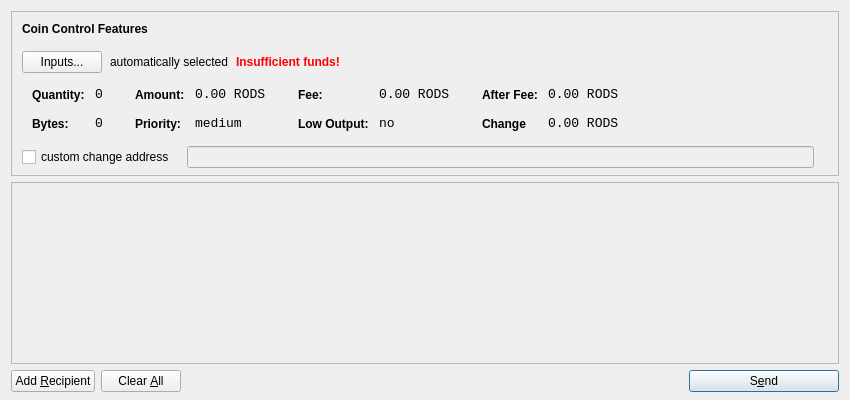
<?xml version="1.0" encoding="UTF-8"?>
<ui version="4.0">
 <class>SendCoinsDialog</class>
 <widget class="QDialog" name="SendCoinsDialog">
  <property name="geometry">
   <rect>
    <x>0</x>
    <y>0</y>
    <width>850</width>
    <height>400</height>
   </rect>
  </property>
  <property name="windowTitle">
   <string>Send Coins</string>
  </property>
  <property name="autoFillBackground">
   <bool>true</bool>
  </property>
  <property name="locale">
   <locale language="English" country="UnitedStates"/>
  </property>
  <layout class="QVBoxLayout" name="verticalLayout" stretch="0,1,0">
   <property name="bottomMargin">
    <number>8</number>
   </property>
   <item>
    <widget class="QFrame" name="frameCoinControl">
     <property name="sizePolicy">
      <sizepolicy hsizetype="Expanding" vsizetype="Expanding">
       <horstretch>0</horstretch>
       <verstretch>0</verstretch>
      </sizepolicy>
     </property>
     <property name="maximumSize">
      <size>
       <width>16777215</width>
       <height>16777215</height>
      </size>
     </property>
     <property name="frameShape">
      <enum>QFrame::StyledPanel</enum>
     </property>
     <property name="frameShadow">
      <enum>QFrame::Sunken</enum>
     </property>
     <layout class="QVBoxLayout" name="verticalLayoutCoinControl2">
      <property name="spacing">
       <number>6</number>
      </property>
      <property name="leftMargin">
       <number>0</number>
      </property>
      <property name="topMargin">
       <number>0</number>
      </property>
      <property name="rightMargin">
       <number>0</number>
      </property>
      <property name="bottomMargin">
       <number>6</number>
      </property>
      <item>
       <layout class="QVBoxLayout" name="verticalLayoutCoinControl" stretch="0,0,0,0,1">
        <property name="spacing">
         <number>0</number>
        </property>
        <property name="leftMargin">
         <number>10</number>
        </property>
        <property name="topMargin">
         <number>10</number>
        </property>
        <item>
         <layout class="QHBoxLayout" name="horizontalLayoutCoinControl1">
          <property name="bottomMargin">
           <number>15</number>
          </property>
          <item>
           <widget class="QLabel" name="labelCoinControlFeatures">
            <property name="sizePolicy">
             <sizepolicy hsizetype="Preferred" vsizetype="Maximum">
              <horstretch>0</horstretch>
              <verstretch>0</verstretch>
             </sizepolicy>
            </property>
            <property name="font">
             <font>
              <weight>75</weight>
              <bold>true</bold>
             </font>
            </property>
            <property name="styleSheet">
             <string notr="true">font-weight:bold;</string>
            </property>
            <property name="text">
             <string>Coin Control Features</string>
            </property>
           </widget>
          </item>
         </layout>
        </item>
        <item>
         <layout class="QHBoxLayout" name="horizontalLayoutCoinControl2" stretch="0,0,0,0">
          <property name="spacing">
           <number>8</number>
          </property>
          <property name="bottomMargin">
           <number>10</number>
          </property>
          <item>
           <widget class="QPushButton" name="pushButtonCoinControl">
            <property name="styleSheet">
             <string notr="true"/>
            </property>
            <property name="text">
             <string>Inputs...</string>
            </property>
           </widget>
          </item>
          <item>
           <widget class="QLabel" name="labelCoinControlAutomaticallySelected">
            <property name="text">
             <string>automatically selected</string>
            </property>
            <property name="margin">
             <number>5</number>
            </property>
           </widget>
          </item>
          <item>
           <widget class="QLabel" name="labelCoinControlInsuffFunds">
            <property name="font">
             <font>
              <weight>75</weight>
              <bold>true</bold>
             </font>
            </property>
            <property name="styleSheet">
             <string notr="true">color:red;font-weight:bold;</string>
            </property>
            <property name="text">
             <string>Insufficient funds!</string>
            </property>
            <property name="margin">
             <number>5</number>
            </property>
           </widget>
          </item>
          <item>
           <spacer name="horizontalSpacerCoinControl">
            <property name="orientation">
             <enum>Qt::Horizontal</enum>
            </property>
            <property name="sizeHint" stdset="0">
             <size>
              <width>40</width>
              <height>1</height>
             </size>
            </property>
           </spacer>
          </item>
         </layout>
        </item>
        <item>
         <widget class="QWidget" name="widgetCoinControl" native="true">
          <property name="sizePolicy">
           <sizepolicy hsizetype="Preferred" vsizetype="Preferred">
            <horstretch>0</horstretch>
            <verstretch>0</verstretch>
           </sizepolicy>
          </property>
          <property name="minimumSize">
           <size>
            <width>0</width>
            <height>0</height>
           </size>
          </property>
          <property name="styleSheet">
           <string notr="true"/>
          </property>
          <layout class="QHBoxLayout" name="horizontalLayoutCoinControl5">
           <property name="leftMargin">
            <number>0</number>
           </property>
           <property name="topMargin">
            <number>0</number>
           </property>
           <property name="rightMargin">
            <number>0</number>
           </property>
           <property name="bottomMargin">
            <number>0</number>
           </property>
           <item>
            <layout class="QHBoxLayout" name="horizontalLayoutCoinControl3" stretch="0,0,0,1">
             <property name="spacing">
              <number>20</number>
             </property>
             <property name="topMargin">
              <number>0</number>
             </property>
             <property name="bottomMargin">
              <number>10</number>
             </property>
             <item>
              <layout class="QFormLayout" name="formLayoutCoinControl1">
               <property name="horizontalSpacing">
                <number>10</number>
               </property>
               <property name="verticalSpacing">
                <number>14</number>
               </property>
               <property name="leftMargin">
                <number>10</number>
               </property>
               <property name="topMargin">
                <number>4</number>
               </property>
               <property name="rightMargin">
                <number>6</number>
               </property>
               <item row="0" column="0">
                <widget class="QLabel" name="labelCoinControlQuantityText">
                 <property name="styleSheet">
                  <string notr="true">font-weight:bold;</string>
                 </property>
                 <property name="text">
                  <string>Quantity:</string>
                 </property>
                 <property name="margin">
                  <number>0</number>
                 </property>
                </widget>
               </item>
               <item row="0" column="1">
                <widget class="QLabel" name="labelCoinControlQuantity">
                 <property name="font">
                  <font>
                   <family>Monospace</family>
                   <pointsize>10</pointsize>
                  </font>
                 </property>
                 <property name="cursor">
                  <cursorShape>IBeamCursor</cursorShape>
                 </property>
                 <property name="contextMenuPolicy">
                  <enum>Qt::ActionsContextMenu</enum>
                 </property>
                 <property name="text">
                  <string>0</string>
                 </property>
                 <property name="margin">
                  <number>0</number>
                 </property>
                 <property name="textInteractionFlags">
                  <set>Qt::LinksAccessibleByMouse|Qt::TextSelectableByKeyboard|Qt::TextSelectableByMouse</set>
                 </property>
                </widget>
               </item>
               <item row="1" column="0">
                <widget class="QLabel" name="labelCoinControlBytesText">
                 <property name="styleSheet">
                  <string notr="true">font-weight:bold;</string>
                 </property>
                 <property name="text">
                  <string>Bytes:</string>
                 </property>
                </widget>
               </item>
               <item row="1" column="1">
                <widget class="QLabel" name="labelCoinControlBytes">
                 <property name="font">
                  <font>
                   <family>Monospace</family>
                   <pointsize>10</pointsize>
                  </font>
                 </property>
                 <property name="cursor">
                  <cursorShape>IBeamCursor</cursorShape>
                 </property>
                 <property name="contextMenuPolicy">
                  <enum>Qt::ActionsContextMenu</enum>
                 </property>
                 <property name="text">
                  <string>0</string>
                 </property>
                 <property name="textInteractionFlags">
                  <set>Qt::LinksAccessibleByMouse|Qt::TextSelectableByKeyboard|Qt::TextSelectableByMouse</set>
                 </property>
                </widget>
               </item>
              </layout>
             </item>
             <item>
              <layout class="QFormLayout" name="formLayoutCoinControl2">
               <property name="horizontalSpacing">
                <number>10</number>
               </property>
               <property name="verticalSpacing">
                <number>14</number>
               </property>
               <property name="leftMargin">
                <number>6</number>
               </property>
               <property name="topMargin">
                <number>4</number>
               </property>
               <property name="rightMargin">
                <number>6</number>
               </property>
               <item row="0" column="0">
                <widget class="QLabel" name="labelCoinControlAmountText">
                 <property name="styleSheet">
                  <string notr="true">font-weight:bold;</string>
                 </property>
                 <property name="text">
                  <string>Amount:</string>
                 </property>
                 <property name="margin">
                  <number>0</number>
                 </property>
                </widget>
               </item>
               <item row="0" column="1">
                <widget class="QLabel" name="labelCoinControlAmount">
                 <property name="font">
                  <font>
                   <family>Monospace</family>
                   <pointsize>10</pointsize>
                  </font>
                 </property>
                 <property name="cursor">
                  <cursorShape>IBeamCursor</cursorShape>
                 </property>
                 <property name="contextMenuPolicy">
                  <enum>Qt::ActionsContextMenu</enum>
                 </property>
                 <property name="text">
                  <string>0.00 RODS</string>
                 </property>
                 <property name="textInteractionFlags">
                  <set>Qt::LinksAccessibleByMouse|Qt::TextSelectableByKeyboard|Qt::TextSelectableByMouse</set>
                 </property>
                </widget>
               </item>
               <item row="1" column="0">
                <widget class="QLabel" name="labelCoinControlPriorityText">
                 <property name="styleSheet">
                  <string notr="true">font-weight:bold;</string>
                 </property>
                 <property name="text">
                  <string>Priority:</string>
                 </property>
                </widget>
               </item>
               <item row="1" column="1">
                <widget class="QLabel" name="labelCoinControlPriority">
                 <property name="font">
                  <font>
                   <family>Monospace</family>
                   <pointsize>10</pointsize>
                  </font>
                 </property>
                 <property name="cursor">
                  <cursorShape>IBeamCursor</cursorShape>
                 </property>
                 <property name="contextMenuPolicy">
                  <enum>Qt::ActionsContextMenu</enum>
                 </property>
                 <property name="text">
                  <string>medium</string>
                 </property>
                 <property name="textInteractionFlags">
                  <set>Qt::LinksAccessibleByMouse|Qt::TextSelectableByKeyboard|Qt::TextSelectableByMouse</set>
                 </property>
                </widget>
               </item>
              </layout>
             </item>
             <item>
              <layout class="QFormLayout" name="formLayoutCoinControl3">
               <property name="horizontalSpacing">
                <number>10</number>
               </property>
               <property name="verticalSpacing">
                <number>14</number>
               </property>
               <property name="leftMargin">
                <number>6</number>
               </property>
               <property name="topMargin">
                <number>4</number>
               </property>
               <property name="rightMargin">
                <number>6</number>
               </property>
               <item row="0" column="0">
                <widget class="QLabel" name="labelCoinControlFeeText">
                 <property name="styleSheet">
                  <string notr="true">font-weight:bold;</string>
                 </property>
                 <property name="text">
                  <string>Fee:</string>
                 </property>
                 <property name="margin">
                  <number>0</number>
                 </property>
                </widget>
               </item>
               <item row="0" column="1">
                <widget class="QLabel" name="labelCoinControlFee">
                 <property name="font">
                  <font>
                   <family>Monospace</family>
                   <pointsize>10</pointsize>
                  </font>
                 </property>
                 <property name="cursor">
                  <cursorShape>IBeamCursor</cursorShape>
                 </property>
                 <property name="contextMenuPolicy">
                  <enum>Qt::ActionsContextMenu</enum>
                 </property>
                 <property name="text">
                  <string>0.00 RODS</string>
                 </property>
                 <property name="textInteractionFlags">
                  <set>Qt::LinksAccessibleByMouse|Qt::TextSelectableByKeyboard|Qt::TextSelectableByMouse</set>
                 </property>
                </widget>
               </item>
               <item row="1" column="0">
                <widget class="QLabel" name="labelCoinControlLowOutputText">
                 <property name="styleSheet">
                  <string notr="true">font-weight:bold;</string>
                 </property>
                 <property name="text">
                  <string>Low Output:</string>
                 </property>
                </widget>
               </item>
               <item row="1" column="1">
                <widget class="QLabel" name="labelCoinControlLowOutput">
                 <property name="font">
                  <font>
                   <family>Monospace</family>
                   <pointsize>10</pointsize>
                  </font>
                 </property>
                 <property name="cursor">
                  <cursorShape>IBeamCursor</cursorShape>
                 </property>
                 <property name="contextMenuPolicy">
                  <enum>Qt::ActionsContextMenu</enum>
                 </property>
                 <property name="text">
                  <string>no</string>
                 </property>
                 <property name="textInteractionFlags">
                  <set>Qt::LinksAccessibleByMouse|Qt::TextSelectableByKeyboard|Qt::TextSelectableByMouse</set>
                 </property>
                </widget>
               </item>
              </layout>
             </item>
             <item>
              <layout class="QFormLayout" name="formLayoutCoinControl4">
               <property name="horizontalSpacing">
                <number>10</number>
               </property>
               <property name="verticalSpacing">
                <number>14</number>
               </property>
               <property name="leftMargin">
                <number>6</number>
               </property>
               <property name="topMargin">
                <number>4</number>
               </property>
               <property name="rightMargin">
                <number>6</number>
               </property>
               <item row="0" column="0">
                <widget class="QLabel" name="labelCoinControlAfterFeeText">
                 <property name="styleSheet">
                  <string notr="true">font-weight:bold;</string>
                 </property>
                 <property name="text">
                  <string>After Fee:</string>
                 </property>
                 <property name="margin">
                  <number>0</number>
                 </property>
                </widget>
               </item>
               <item row="0" column="1">
                <widget class="QLabel" name="labelCoinControlAfterFee">
                 <property name="font">
                  <font>
                   <family>Monospace</family>
                   <pointsize>10</pointsize>
                  </font>
                 </property>
                 <property name="cursor">
                  <cursorShape>IBeamCursor</cursorShape>
                 </property>
                 <property name="contextMenuPolicy">
                  <enum>Qt::ActionsContextMenu</enum>
                 </property>
                 <property name="text">
                  <string>0.00 RODS</string>
                 </property>
                 <property name="textInteractionFlags">
                  <set>Qt::LinksAccessibleByMouse|Qt::TextSelectableByKeyboard|Qt::TextSelectableByMouse</set>
                 </property>
                </widget>
               </item>
               <item row="1" column="0">
                <widget class="QLabel" name="labelCoinControlChangeText">
                 <property name="styleSheet">
                  <string notr="true">font-weight:bold;</string>
                 </property>
                 <property name="text">
                  <string>Change</string>
                 </property>
                </widget>
               </item>
               <item row="1" column="1">
                <widget class="QLabel" name="labelCoinControlChange">
                 <property name="font">
                  <font>
                   <family>Monospace</family>
                   <pointsize>10</pointsize>
                  </font>
                 </property>
                 <property name="cursor">
                  <cursorShape>IBeamCursor</cursorShape>
                 </property>
                 <property name="contextMenuPolicy">
                  <enum>Qt::ActionsContextMenu</enum>
                 </property>
                 <property name="text">
                  <string>0.00 RODS</string>
                 </property>
                 <property name="textInteractionFlags">
                  <set>Qt::LinksAccessibleByMouse|Qt::TextSelectableByKeyboard|Qt::TextSelectableByMouse</set>
                 </property>
                </widget>
               </item>
              </layout>
             </item>
            </layout>
           </item>
          </layout>
         </widget>
        </item>
        <item>
         <layout class="QHBoxLayout" name="horizontalLayoutCoinControl4" stretch="0,0,0">
          <property name="spacing">
           <number>12</number>
          </property>
          <property name="sizeConstraint">
           <enum>QLayout::SetDefaultConstraint</enum>
          </property>
          <property name="topMargin">
           <number>5</number>
          </property>
          <property name="rightMargin">
           <number>5</number>
          </property>
          <item>
           <widget class="QCheckBox" name="checkBoxCoinControlChange">
            <property name="text">
             <string>custom change address</string>
            </property>
           </widget>
          </item>
          <item>
           <widget class="QLineEdit" name="lineEditCoinControlChange">
            <property name="enabled">
             <bool>false</bool>
            </property>
            <property name="sizePolicy">
             <sizepolicy hsizetype="Expanding" vsizetype="Fixed">
              <horstretch>0</horstretch>
              <verstretch>0</verstretch>
             </sizepolicy>
            </property>
           </widget>
          </item>
          <item>
           <widget class="QLabel" name="labelCoinControlChangeLabel">
            <property name="sizePolicy">
             <sizepolicy hsizetype="Preferred" vsizetype="Expanding">
              <horstretch>0</horstretch>
              <verstretch>0</verstretch>
             </sizepolicy>
            </property>
            <property name="minimumSize">
             <size>
              <width>0</width>
              <height>0</height>
             </size>
            </property>
            <property name="text">
             <string/>
            </property>
            <property name="margin">
             <number>3</number>
            </property>
           </widget>
          </item>
         </layout>
        </item>
        <item>
         <spacer name="verticalSpacerCoinControl">
          <property name="orientation">
           <enum>Qt::Vertical</enum>
          </property>
          <property name="sizeHint" stdset="0">
           <size>
            <width>800</width>
            <height>1</height>
           </size>
          </property>
         </spacer>
        </item>
       </layout>
      </item>
     </layout>
    </widget>
   </item>
   <item>
    <widget class="QScrollArea" name="scrollArea">
     <property name="widgetResizable">
      <bool>true</bool>
     </property>
     <widget class="QWidget" name="scrollAreaWidgetContents">
      <property name="geometry">
       <rect>
        <x>0</x>
        <y>0</y>
        <width>824</width>
        <height>141</height>
       </rect>
      </property>
      <layout class="QVBoxLayout" name="verticalLayout_2">
       <property name="leftMargin">
        <number>0</number>
       </property>
       <property name="topMargin">
        <number>0</number>
       </property>
       <property name="rightMargin">
        <number>0</number>
       </property>
       <property name="bottomMargin">
        <number>0</number>
       </property>
       <item>
        <layout class="QVBoxLayout" name="entries">
         <property name="spacing">
          <number>6</number>
         </property>
        </layout>
       </item>
       <item>
        <spacer name="verticalSpacer">
         <property name="orientation">
          <enum>Qt::Vertical</enum>
         </property>
         <property name="sizeHint" stdset="0">
          <size>
           <width>20</width>
           <height>40</height>
          </size>
         </property>
        </spacer>
       </item>
      </layout>
     </widget>
    </widget>
   </item>
   <item>
    <layout class="QHBoxLayout" name="horizontalLayout">
     <item>
      <widget class="QPushButton" name="addButton">
       <property name="toolTip">
        <string>Send to multiple recipients at once</string>
       </property>
       <property name="text">
        <string>Add &amp;Recipient</string>
       </property>
       <property name="icon">
        <iconset resource="../bitcoin.qrc">
         <normaloff>:/icons/add</normaloff>:/icons/add</iconset>
       </property>
       <property name="autoDefault">
        <bool>false</bool>
       </property>
      </widget>
     </item>
     <item>
      <widget class="QPushButton" name="clearButton">
       <property name="sizePolicy">
        <sizepolicy hsizetype="Minimum" vsizetype="Fixed">
         <horstretch>0</horstretch>
         <verstretch>0</verstretch>
        </sizepolicy>
       </property>
       <property name="toolTip">
        <string>Remove all transaction fields</string>
       </property>
       <property name="text">
        <string>Clear &amp;All</string>
       </property>
       <property name="icon">
        <iconset resource="../bitcoin.qrc">
         <normaloff>:/icons/remove</normaloff>:/icons/remove</iconset>
       </property>
       <property name="autoRepeatDelay">
        <number>300</number>
       </property>
       <property name="autoDefault">
        <bool>false</bool>
       </property>
      </widget>
     </item>
     <item>
      <layout class="QHBoxLayout" name="horizontalLayout_2">
       <property name="spacing">
        <number>3</number>
       </property>
       <item>
        <widget class="QLabel" name="label">
         <property name="sizePolicy">
          <sizepolicy hsizetype="Preferred" vsizetype="Fixed">
           <horstretch>0</horstretch>
           <verstretch>0</verstretch>
          </sizepolicy>
         </property>
         <property name="styleSheet">
          <string notr="true">#label { color: #ededed; }</string>
         </property>
         <property name="text">
          <string>Balance:</string>
         </property>
        </widget>
       </item>
       <item>
        <widget class="QLabel" name="labelBalance">
         <property name="sizePolicy">
          <sizepolicy hsizetype="Preferred" vsizetype="Fixed">
           <horstretch>0</horstretch>
           <verstretch>0</verstretch>
          </sizepolicy>
         </property>
         <property name="cursor">
          <cursorShape>IBeamCursor</cursorShape>
         </property>
         <property name="styleSheet">
          <string notr="true">#labelBalance { color: #ededed; }</string>
         </property>
         <property name="text">
          <string>123.456 RODS</string>
         </property>
         <property name="textInteractionFlags">
          <set>Qt::LinksAccessibleByMouse|Qt::TextSelectableByKeyboard|Qt::TextSelectableByMouse</set>
         </property>
        </widget>
       </item>
      </layout>
     </item>
     <item>
      <spacer name="horizontalSpacer">
       <property name="orientation">
        <enum>Qt::Horizontal</enum>
       </property>
       <property name="sizeHint" stdset="0">
        <size>
         <width>40</width>
         <height>20</height>
        </size>
       </property>
      </spacer>
     </item>
     <item>
      <widget class="QPushButton" name="sendButton">
       <property name="minimumSize">
        <size>
         <width>150</width>
         <height>0</height>
        </size>
       </property>
       <property name="toolTip">
        <string>Confirm the send action</string>
       </property>
       <property name="text">
        <string>S&amp;end</string>
       </property>
       <property name="icon">
        <iconset resource="../bitcoin.qrc">
         <normaloff>:/icons/send</normaloff>:/icons/send</iconset>
       </property>
       <property name="default">
        <bool>true</bool>
       </property>
      </widget>
     </item>
    </layout>
   </item>
  </layout>
 </widget>
 <resources>
  <include location="../bitcoin.qrc"/>
 </resources>
 <connections/>
</ui>
